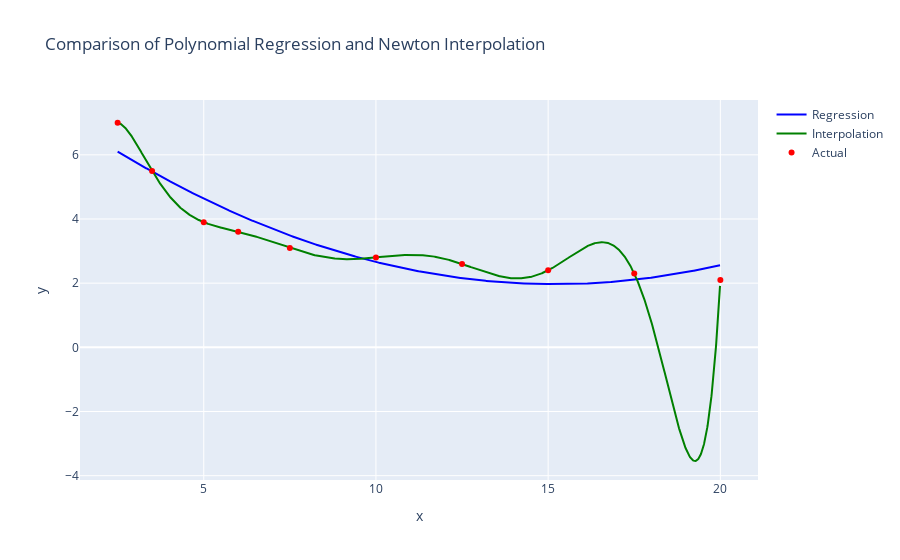

The code cell stored with this chart in its notebook:
### Markdown cell above
## Comparison and Conclusion

As you can see, Newton Interpolation actually tries to fit all the given data in a single equation while Polynomial Regression tries to find an equation that follows the trends in the data.

### Code cell
regression_data = go.Scatter(
    x=plot_data_regression["x_x"],
    y=plot_data_regression["regression"],
    mode='lines',
    line_color='blue',
    name="Regression",
)
interpolation_data = go.Scatter(
    x=plot_data_newton["x_x"],
    y=plot_data_newton["interpolation"],
    mode='lines',
    line_color='green',
    name="Interpolation",
)
original_data = go.Scatter(
    x=data['x'],
    y=data["y"],
    mode='markers',
    line=dict(color="red"),
    name="Actual",
)

fig = go.Figure(data=regression_data)
fig.add_trace(interpolation_data)
fig.add_trace(original_data)

fig.update_layout(
    title="Comparison of Polynomial Regression and Newton Interpolation",
    xaxis_title="x",
    yaxis_title="y",
)

fig.show()

### Figure 1 — Plotly figure (JSON) as saved in the notebook; plotly's stock layout.template omitted (floating-point values rounded to 4 significant figures; data arrays with more than 128 entries replaced by an {"elided": "..."} marker saying what was removed)
{"data": [{"line": {"color": "blue"}, "mode": "lines", "name": "Regression", "x": {"elided": "1759 float values"}, "y": {"elided": "1759 float values"}, "type": "scatter"}, {"line": {"color": "green"}, "mode": "lines", "name": "Interpolation", "x": {"elided": "1759 float values"}, "y": {"elided": "1759 float values"}, "type": "scatter"}, {"line": {"color": "red"}, "mode": "markers", "name": "Actual", "x": [2.5, 3.5, 5.0, 6.0, 7.5, 10.0, 12.5, 15.0, 17.5, 20.0], "y": [7.0, 5.5, 3.9, 3.6, 3.1, 2.8, 2.6, 2.4, 2.3, 2.1], "type": "scatter"}], "layout": {"title": {"text": "Comparison of Polynomial Regression and Newton Interpolation"}, "xaxis": {"title": {"text": "x"}}, "yaxis": {"title": {"text": "y"}}}}
